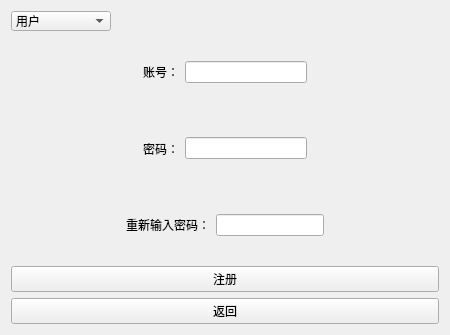
<?xml version="1.0" encoding="UTF-8"?>
<ui version="4.0">
 <class>register_window</class>
 <widget class="QWidget" name="register_window">
  <property name="geometry">
   <rect>
    <x>0</x>
    <y>0</y>
    <width>450</width>
    <height>335</height>
   </rect>
  </property>
  <property name="minimumSize">
   <size>
    <width>450</width>
    <height>335</height>
   </size>
  </property>
  <property name="maximumSize">
   <size>
    <width>450</width>
    <height>335</height>
   </size>
  </property>
  <property name="windowTitle">
   <string>Form</string>
  </property>
  <layout class="QVBoxLayout" name="verticalLayout">
   <item>
    <widget class="QComboBox" name="comboBox">
     <property name="sizePolicy">
      <sizepolicy hsizetype="Preferred" vsizetype="Fixed">
       <horstretch>0</horstretch>
       <verstretch>0</verstretch>
      </sizepolicy>
     </property>
     <property name="maximumSize">
      <size>
       <width>100</width>
       <height>20</height>
      </size>
     </property>
     <property name="layoutDirection">
      <enum>Qt::LeftToRight</enum>
     </property>
     <property name="maxVisibleItems">
      <number>10</number>
     </property>
     <item>
      <property name="text">
       <string>用户</string>
      </property>
     </item>
     <item>
      <property name="text">
       <string>管理员</string>
      </property>
     </item>
    </widget>
   </item>
   <item>
    <widget class="QWidget" name="widget" native="true">
     <layout class="QHBoxLayout" name="horizontalLayout">
      <item>
       <spacer name="horizontalSpacer_5">
        <property name="orientation">
         <enum>Qt::Horizontal</enum>
        </property>
        <property name="sizeHint" stdset="0">
         <size>
          <width>40</width>
          <height>20</height>
         </size>
        </property>
       </spacer>
      </item>
      <item>
       <widget class="QLabel" name="label_2">
        <property name="text">
         <string>账号：</string>
        </property>
       </widget>
      </item>
      <item>
       <widget class="QLineEdit" name="count"/>
      </item>
      <item>
       <spacer name="horizontalSpacer_6">
        <property name="orientation">
         <enum>Qt::Horizontal</enum>
        </property>
        <property name="sizeHint" stdset="0">
         <size>
          <width>40</width>
          <height>20</height>
         </size>
        </property>
       </spacer>
      </item>
     </layout>
    </widget>
   </item>
   <item>
    <widget class="QWidget" name="widget_2" native="true">
     <layout class="QHBoxLayout" name="horizontalLayout_2">
      <item>
       <spacer name="horizontalSpacer_7">
        <property name="orientation">
         <enum>Qt::Horizontal</enum>
        </property>
        <property name="sizeHint" stdset="0">
         <size>
          <width>40</width>
          <height>20</height>
         </size>
        </property>
       </spacer>
      </item>
      <item>
       <widget class="QLabel" name="label_3">
        <property name="text">
         <string>密码：</string>
        </property>
       </widget>
      </item>
      <item>
       <widget class="QLineEdit" name="password">
        <property name="echoMode">
         <enum>QLineEdit::Password</enum>
        </property>
       </widget>
      </item>
      <item>
       <spacer name="horizontalSpacer_4">
        <property name="orientation">
         <enum>Qt::Horizontal</enum>
        </property>
        <property name="sizeHint" stdset="0">
         <size>
          <width>40</width>
          <height>20</height>
         </size>
        </property>
       </spacer>
      </item>
     </layout>
    </widget>
   </item>
   <item>
    <widget class="QWidget" name="widget_3" native="true">
     <layout class="QHBoxLayout" name="horizontalLayout_3">
      <item>
       <spacer name="horizontalSpacer_8">
        <property name="orientation">
         <enum>Qt::Horizontal</enum>
        </property>
        <property name="sizeHint" stdset="0">
         <size>
          <width>40</width>
          <height>20</height>
         </size>
        </property>
       </spacer>
      </item>
      <item>
       <widget class="QLabel" name="label_4">
        <property name="text">
         <string>重新输入密码：</string>
        </property>
       </widget>
      </item>
      <item>
       <widget class="QLineEdit" name="password_re">
        <property name="echoMode">
         <enum>QLineEdit::Password</enum>
        </property>
       </widget>
      </item>
      <item>
       <spacer name="horizontalSpacer">
        <property name="orientation">
         <enum>Qt::Horizontal</enum>
        </property>
        <property name="sizeHint" stdset="0">
         <size>
          <width>40</width>
          <height>20</height>
         </size>
        </property>
       </spacer>
      </item>
     </layout>
    </widget>
   </item>
   <item>
    <widget class="QPushButton" name="btn_reg">
     <property name="text">
      <string>注册</string>
     </property>
    </widget>
   </item>
   <item>
    <widget class="QPushButton" name="btn_back">
     <property name="text">
      <string>返回</string>
     </property>
    </widget>
   </item>
  </layout>
 </widget>
 <resources/>
 <connections/>
</ui>
